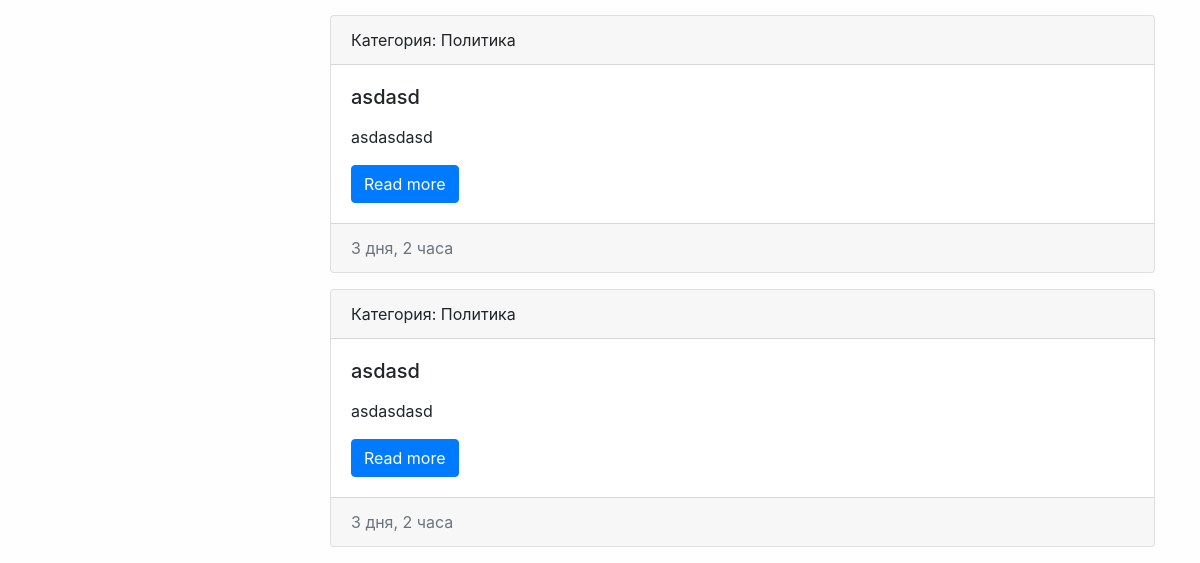
/category/4/ (lower part), run on an earlier commit of the app's database.
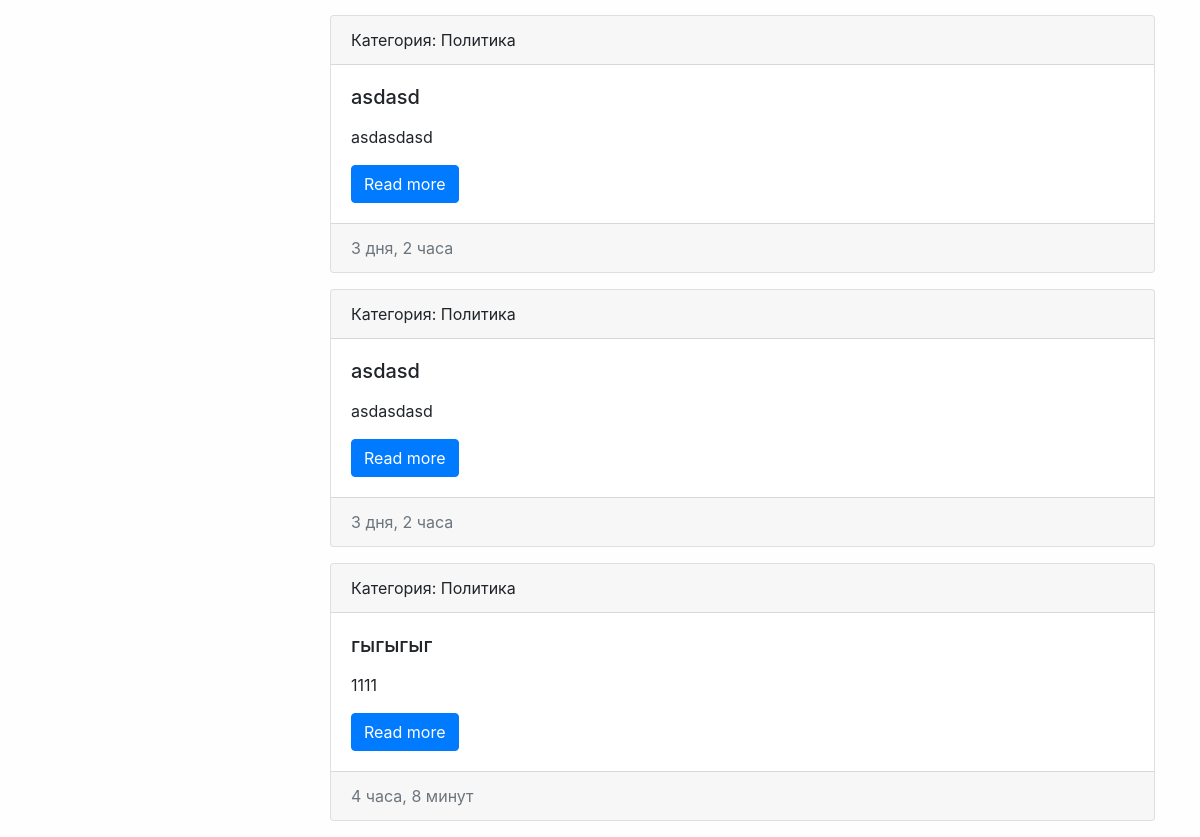
And on a later commit of the database.
### appName/models.py (models this page shows, shortened)
class News(models.Model):
    title = models.CharField(max_length=100, verbose_name='Заголовок епта:')
    content = models.TextField(verbose_name='Текст новости:')
    created_at = models.DateTimeField(auto_now_add=True)
    updated_at = models.DateTimeField(auto_now=True)
    photo = models.ImageField(upload_to='photos/%Y/%m/', blank=True)
    is_published = models.BooleanField(default=True, verbose_name='Опубликовать?')
    news_category = models.ForeignKey('Category', on_delete=models.PROTECT, verbose_name='Категория:') #внешний ключ
    def get_absolute_url(self):
        return reverse('news_page', kwargs={'news_id': self.pk})
    class Meta:     #подкласс для того чтобы изменить написание в админке лоол
        verbose_name = 'Новость'
        verbose_name_plural = 'Новости'
        ordering = ['created_at', 'title']  #сортировка, работает везде, нетолько в админке

class Category(models.Model):
    title = models.CharField(max_length=50, db_index=True)  #дб индекс - ускоряет поиск по этому полю хз
    def get_absolute_url(self): # конфенция приписывает называть так этот метод, а нужен он для ссылок красивых
        return reverse('category_page', kwargs={'category_id': self.pk})
    def __str__(self):
        return self.title   #   а называется эта хуета строковое представление объекта

### appName/views.py (the view)
# urls.py: path('category/<int:category_id>/', get_category, name='category_page'), #можно менять путь
def get_category(request, category_id):
    news = News.objects.filter(news_category_id=category_id)
    category = Category.objects.get(pk=category_id)
    context = {'news': news, 'category': category, 'title': 'Новости'}
    return render(request, 'appName/category.html', context=context)

### appName/templatetags/news_tags.py (called while the page is built)
@register.inclusion_tag('appName/list_categories.html') #шаблон для рендеринга
def show_categories(arg1='Hi'):
    categories = Category.objects.all()
    return {'categories': categories, 'arg1': arg1} #arg1 можно потом вывести

### appName/templates/appName/category.html (shortened to what this page needs)
{% extends 'base.html' %}
{% block content %}
{% for item in news %}
<div class="card mb-3">
    <div class="card-header">
        Категория: {{ item.news_category }}
    </div>
    <div class="card-body">
        <div class="media">
            <div class="media-body">
                <h5 class="card-title">{{ item.title }}</h5>
                <p class="card-text">{{ item.content|linebreaks|truncatewords:'100'}}</p>
                <a href="{{ item.get_absolute_url }}" class="btn btn-primary">Read more</a>
            </div>
        </div>
    </div>
    <div class="card-footer text-muted">
        {{ item.created_at|timesince}}
    </div>
</div>
{% endfor %}
{% endblock %}

What changed in the data, as far as the page shows it:
added News: news_category "Политика", title "гыгыгыг", content "1111", created_at "4 часа, 8 минут"
